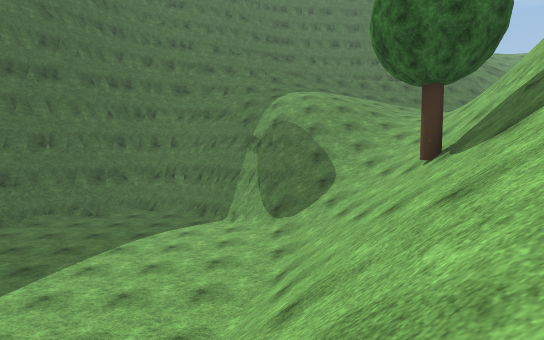
[1] (above)

13 first-person views from a walk through a 3-D level made in the Unity game engine. The camera is 1.2 m above the floor, tilts 4° down and sees 80° across. The floor is counted in squares, 2 m on a side. Each view is taken from the middle of a square. On the plan, view 1 faces up. The plan holds only what a view shows up to about 10 squares ahead; the rest is blank. The place goes on beyond the plan. Some trees and plants on the terrain are drawn as simple stand-ins. Surface patterns are stand-ins for the level's own textures.

[2]
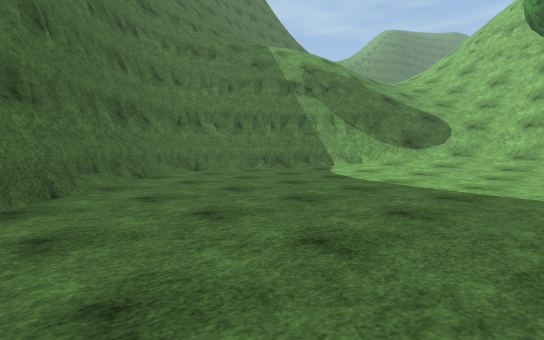

[3]
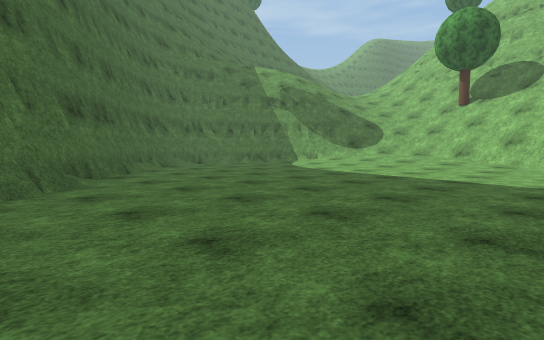

[4]
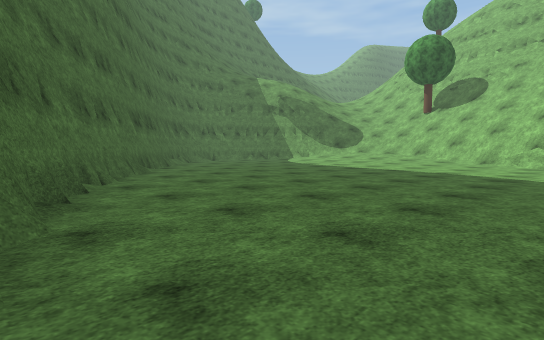

[5]
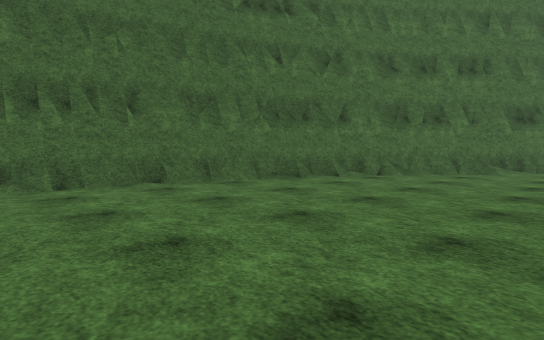

[6]
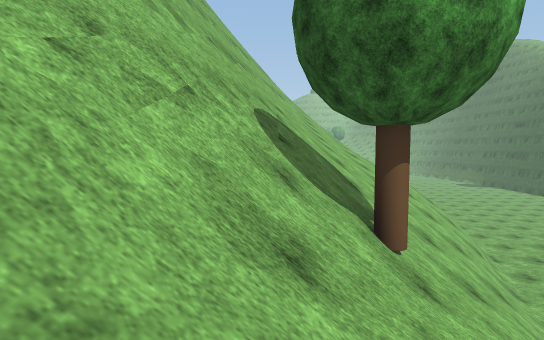

[7]
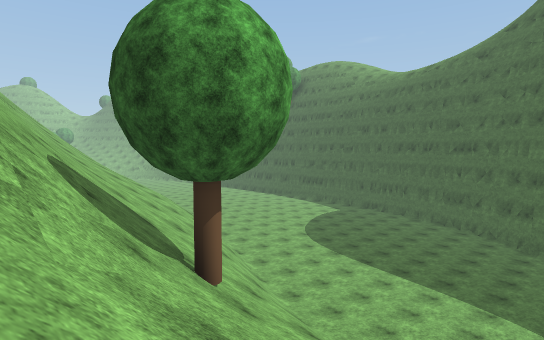

[8]
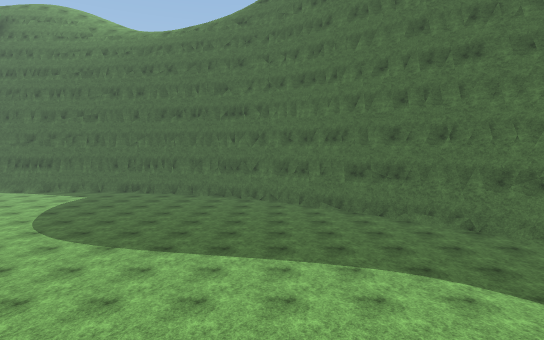

[9]
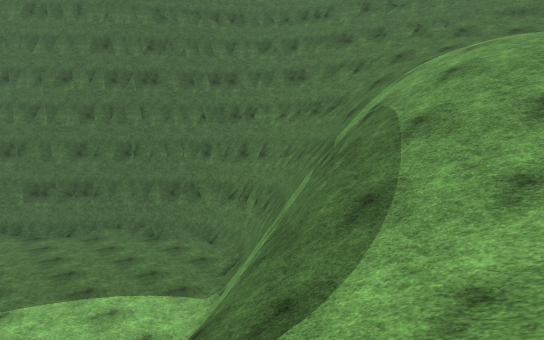

[10]
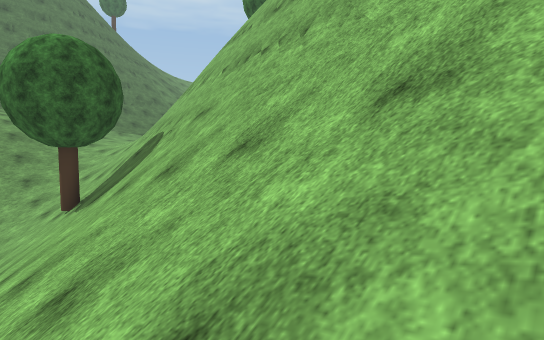

[11]
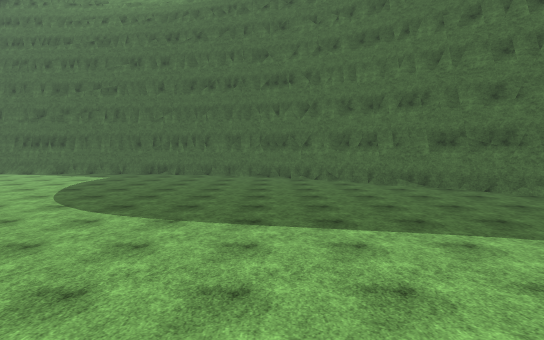

[12]
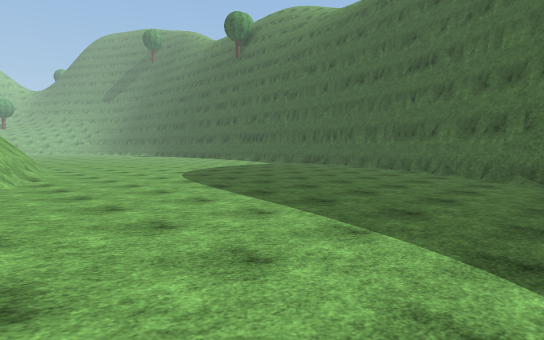

[13]
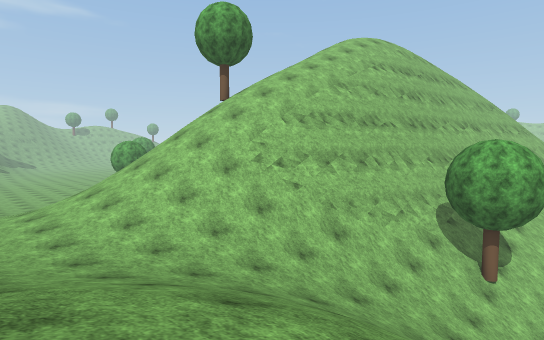

### Floor plan
Key: @ floor where view 1 was taken; # wall or solid block; . main floor; : floor 6.5 m higher than the main floor; + floor 7.25 m higher than the main floor; * floor 9.75 m higher than the main floor; / step, stairs or slope; = window, fence, low wall or low ledge; v drop or lower ground; O other object.
Columns run from 13 left of view 1 to 12 right of it. Each row starts with its distance up from view 1.
 19              ###
 18            ###//
 17            #////
 16            =///
 15         ##/////*////+
 14         ##v////////++++++:
 13        ####vv//////:+/////
 12       ######v/////:://///
 11      ##....##v///////////
 10     ##......#=//////////
  9    ##........///////=///
  8   ##.........//////##//
  7  ##...........////##v/
  6  #............//O/##v
  5  #...........////## v
  4 ##...........////##vv
  3 #.........../////##v
  2 #.........../////##
  1 ...........//////##
  0 ...........//@///##
 -1 ...........=/////#
 -2    ....  .//  ///#

Where each view was taken, in squares from view 1:
view 1: 0 up, 0 right, facing up
view 2: 5 up, 9 left, facing up-right
view 3: 2 up, 11 left, facing up-right
view 4: 0 up, 13 left, facing up-right
view 5: 1 down, 8 left, facing up-left
view 6: 9 up, 4 right, facing down
view 7: 9 up, 5 right, facing down-left
view 8: 6 up, 2 right, facing left
view 9: 7 up, 3 right, facing up-left
view 10: 2 down, 1 right, facing up-right
view 11: 4 up, 0 right, facing left
view 12: 9 up, 1 left, facing down-left
view 13: 15 up, 1 right, facing down-right
